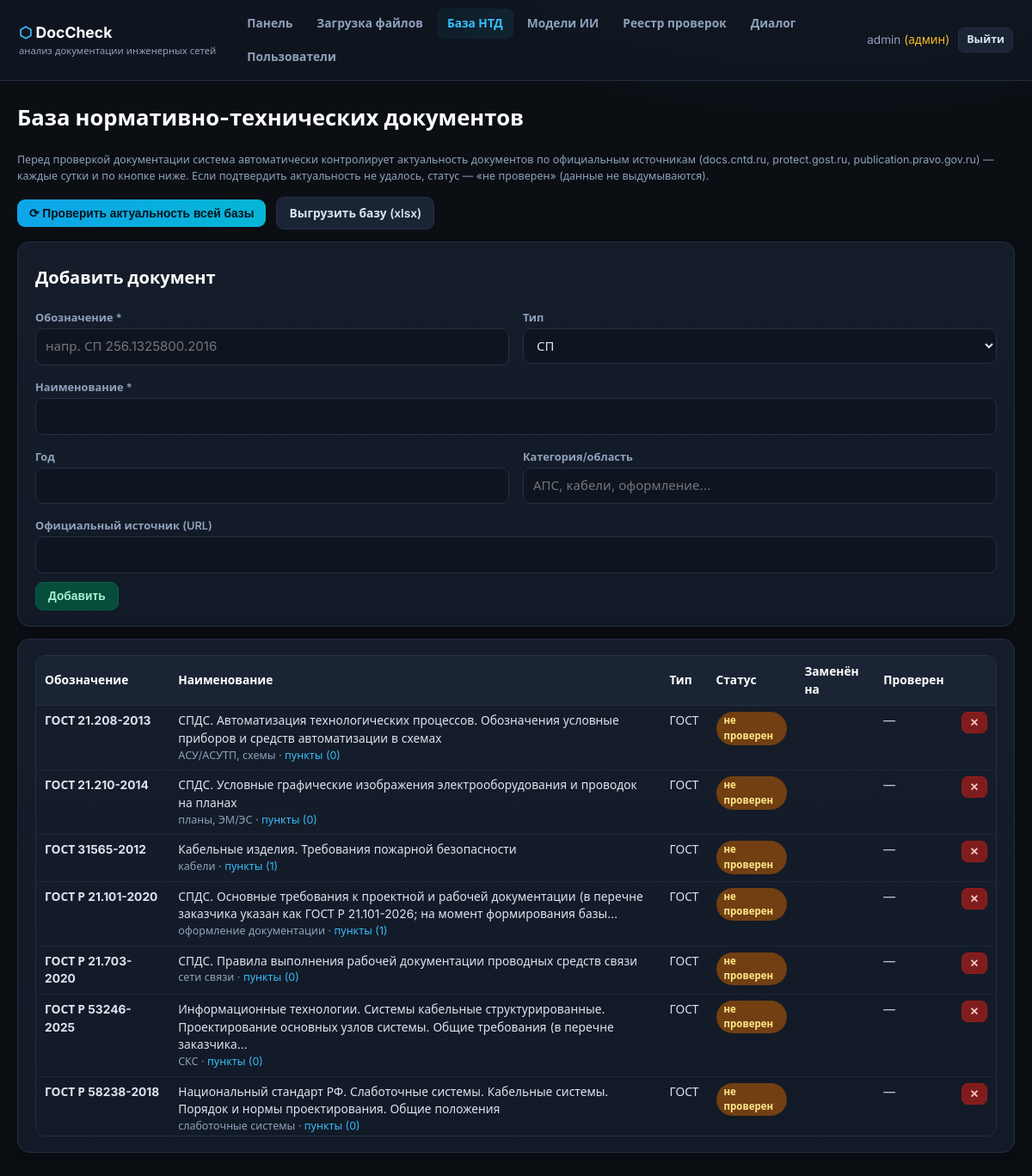
/ntd (signed in), run on the app's committed database.
### app/models.py (models this page shows, shortened)
class User(UserMixin, db.Model):
    __tablename__ = "users"
    id = db.Column(db.Integer, primary_key=True)
    username = db.Column(db.String(64), unique=True, nullable=False)
    full_name = db.Column(db.String(128), default="")
    email = db.Column(db.String(128), default="")
    password_hash = db.Column(db.String(256), nullable=False)
    role = db.Column(db.String(16), default="user")  # admin | user
    is_blocked = db.Column(db.Boolean, default=False)
    created_at = db.Column(db.DateTime, default=utcnow)
    checks = db.relationship("Check", backref="user", lazy="dynamic")
    @property
    def is_active(self):
        return not self.is_blocked
    @property
    def is_admin(self):
        return self.role == "admin"

class NtdDocument(db.Model):
    __tablename__ = "ntd_documents"
    id = db.Column(db.Integer, primary_key=True)
    code = db.Column(db.String(128), unique=True, nullable=False)   # напр. СП 6.13130.2021
    title = db.Column(db.Text, nullable=False)
    doc_type = db.Column(db.String(32), default="СП")               # ФЗ/СП/ГОСТ/ПУЭ/СНиП
    category = db.Column(db.String(64), default="общие")            # область применения
    year = db.Column(db.Integer)
    status = db.Column(db.String(32), default="действует")          # действует/заменен/утратил силу/не проверен
    replaced_by = db.Column(db.String(128), default="")             # чем заменен
    official_source = db.Column(db.String(256), default="")         # URL официального источника
    checked_at = db.Column(db.DateTime)                             # последняя проверка актуальности
    notes = db.Column(db.Text, default="")
    updated_at = db.Column(db.DateTime, default=utcnow, onupdate=utcnow)
    clauses = db.relationship("NtdClause", backref="doc", lazy="dynamic",
                              cascade="all, delete-orphan")

### app/routes/main.py (the view)
@bp.route("/ntd")
@login_required
def ntd():
    docs = NtdDocument.query.order_by(NtdDocument.doc_type, NtdDocument.code).all()
    return render_template("ntd.html", docs=docs)

### app/templates/ntd.html (shortened to what this page needs)
{% extends "base.html" %}
{% block content %}
<h1>База нормативно-технических документов</h1>
<p class="hint mb">Перед проверкой документации система автоматически контролирует актуальность документов
по официальным источникам (docs.cntd.ru, protect.gost.ru, publication.pravo.gov.ru) — каждые сутки и по кнопке ниже.
Если подтвердить актуальность не удалось, статус — «не проверен» (данные не выдумываются).</p>
<div class="flex mb">
  <button class="btn btn-primary" onclick="checkActuality(this)">⟳ Проверить актуальность всей базы</button>
  <a class="btn" href="/api/ntd/export.xlsx">Выгрузить базу (xlsx)</a>
</div>
{% if current_user.is_admin %}
<div class="card mb">
  <h2>Добавить документ</h2>
  <form onsubmit="return addDoc(event)">
    <div class="grid cols-2">
      <div><label>Обозначение *</label><input id="dCode" placeholder="напр. СП 256.1325800.2016" required></div>
      <div><label>Тип</label><select id="dType"><option>СП</option><option>ГОСТ</option><option>ГОСТ Р</option><option>ПУЭ</option><option>ФЗ</option><option>СНиП</option><option>иное</option></select></div>
    </div>
    <label>Наименование *</label><input id="dTitle" required>
    <div class="grid cols-2">
      <div><label>Год</label><input id="dYear" type="number"></div>
      <div><label>Категория/область</label><input id="dCat" placeholder="АПС, кабели, оформление…"></div>
    </div>
    <label>Официальный источник (URL)</label><input id="dUrl">
    <button class="btn btn-ok">Добавить</button>
  </form>
</div>
{% endif %}
<div class="card">
  <div class="table-wrap"><table>
    <tr><th>Обозначение</th><th>Наименование</th><th>Тип</th><th>Статус</th><th>Заменён на</th><th>Проверен</th><th></th></tr>
    {% for d in docs %}
    <tr>
      <td><b>{{ d.code }}</b></td>
      <td>{{ d.title[:140] }}{% if d.title|length > 140 %}…{% endif %}
          <div class="hint">{{ d.category }} · <a href="{{ url_for('main.ntd_clauses', doc_id=d.id) }}">пункты ({{ d.clauses.count() }})</a></div></td>
      <td>{{ d.doc_type }}</td>
      <td>{% if d.status=='действует' %}<span class="badge b-ok">действует</span>
          {% elif d.status=='заменен' %}<span class="badge b-crit">заменен</span>
          {% elif d.status=='утратил силу' %}<span class="badge b-crit">утратил силу</span>
          {% else %}<span class="badge b-warn">не проверен</span>{% endif %}</td>
      <td>{{ d.replaced_by }}</td>
      <td>{{ d.checked_at.strftime('%d.%m.%Y') if d.checked_at else '—' }}</td>
      <td>{% if current_user.is_admin %}
          <button class="btn btn-sm btn-danger" onclick="delDoc({{ d.id }},'{{ d.code }}')">✕</button>{% endif %}</td>
    </tr>
    {% endfor %}
  </table></div>
</div>
{% endblock %}

### app/templates/base.html (shortened to what this page needs)
<!DOCTYPE html>
<html lang="ru">
<head>
<link rel="stylesheet" href="{{ url_for('static', filename='style.css') }}">
</head>
<body class="{% if not current_user.is_authenticated %}login-body{% endif %}">
{% if current_user.is_authenticated %}
<nav class="topbar">
  <div class="brand"><span class="logo">⬡</span> DocCheck <small>анализ документации инженерных сетей</small></div>
  <div class="nav-links">
    <a href="{{ url_for('main.dashboard') }}" class="{{ 'active' if request.endpoint=='main.dashboard' }}">Панель</a>
    <a href="{{ url_for('main.upload_page') }}" class="{{ 'active' if request.endpoint=='main.upload_page' }}">Загрузка файлов</a>
    <a href="{{ url_for('main.ntd') }}" class="{{ 'active' if request.endpoint.startswith('main.ntd') }}">База НТД</a>
    <a href="{{ url_for('main.models') }}" class="{{ 'active' if request.endpoint=='main.models' }}">Модели ИИ</a>
    <a href="{{ url_for('main.history') }}" class="{{ 'active' if request.endpoint=='main.history' }}">Реестр проверок</a>
    <a href="{{ url_for('main.chat_page') }}" class="{{ 'active' if request.endpoint=='main.chat_page' }}">Диалог</a>
    {% if current_user.is_admin %}<a href="{{ url_for('auth.users') }}" class="{{ 'active' if request.endpoint=='auth.users' }}">Пользователи</a>{% endif %}
  </div>
  <div class="nav-user">
    <span class="uname">{{ current_user.username }}{% if current_user.is_admin %} <em>(админ)</em>{% endif %}</span>
    <a class="btn btn-sm" href="{{ url_for('auth.logout') }}">Выйти</a>
  </div>
</nav>
{% endif %}
<main class="container">
  {% block content %}{% endblock %}
</main>
</body>
</html>

### app/static/style.css (style rules this page uses)
:root { --bg:#0b0f14; --bg2:#111722; --panel:#151d2a; --panel2:#1a2434; --line:#243044; --txt:#dbe4f0; --muted:#8fa1bb; --acc:#38bdf8; --acc2:#22d3ee; --ok:#34d399; --warn:#fbbf24; --crit:#f87171; }
* { box-sizing:border-box }
body { margin:0;background:radial-gradient(1200px 600px at 80% -10%, #14283c 0%, var(--bg) 55%) fixed; color:var(--txt);font-family:'Inter',system-ui,sans-serif;font-size:15px;line-height:1.5 }
a { color:var(--acc);text-decoration:none }
h1,h2,h3 { font-weight:700;color:#fff;margin:.4em 0 .8em }
h1 { font-size:1.6rem }
h2 { font-size:1.25rem }
.topbar { display:flex;align-items:center;gap:24px;padding:10px 22px; background:rgba(17,23,34,.85);backdrop-filter:blur(8px);border-bottom:1px solid var(--line); position:sticky;top:0;z-index:50 }
.brand { font-weight:700;font-size:1.1rem;color:#fff;white-space:nowrap }
.brand small { display:block;color:var(--muted);font-weight:400;font-size:.7rem }
.logo { color:var(--acc) }
.nav-links { display:flex;gap:4px;flex-wrap:wrap;flex:1 }
.nav-links a { padding:7px 12px;border-radius:8px;color:var(--muted);font-weight:600;font-size:.86rem }
.nav-links a.active { background:linear-gradient(90deg,#0e3a5233,#155e7533);color:var(--acc) }
.nav-user { display:flex;align-items:center;gap:10px }
.uname { color:var(--muted);font-size:.85rem }
.uname em { color:var(--warn);font-style:normal }
.container { max-width:1200px;margin:24px auto;padding:0 20px }
.grid { display:grid;gap:16px }
.grid.cols-2 { grid-template-columns:repeat(auto-fit,minmax(380px,1fr)) }
.card { background:linear-gradient(180deg,var(--panel),#121a27);border:1px solid var(--line); border-radius:14px;padding:18px 20px;box-shadow:0 8px 24px rgba(0,0,0,.35) }
.btn { display:inline-block;background:var(--panel2);border:1px solid var(--line);color:var(--txt); padding:8px 14px;border-radius:9px;font-weight:600;font-size:.86rem;cursor:pointer }
.btn-primary { background:linear-gradient(90deg,#0ea5e9,#06b6d4);border:none;color:#04121c }
.btn-danger { background:#7f1d1d;border-color:#991b1b;color:#fecaca }
.btn-ok { background:#064e3b;border-color:#065f46;color:#a7f3d0 }
.btn-sm { padding:4px 9px;font-size:.78rem;border-radius:7px }
input,select,textarea { width:100%;background:#0e1520;border:1px solid var(--line);color:var(--txt); border-radius:9px;padding:9px 11px;font:inherit;margin-bottom:10px }
label { display:block;color:var(--muted);font-size:.8rem;font-weight:600;margin:6px 0 3px }
table { width:100%;border-collapse:collapse;font-size:.86rem }
th { background:var(--panel2);color:#fff;text-align:left;padding:8px 10px;border-bottom:1px solid var(--line);position:sticky;top:0 }
td { padding:7px 10px;border-bottom:1px solid #1c2637;vertical-align:top }
.table-wrap { max-height:560px;overflow:auto;border:1px solid var(--line);border-radius:12px }
.badge { display:inline-block;padding:2px 9px;border-radius:20px;font-size:.72rem;font-weight:700 }
.b-warn { background:#713f12;color:#fde68a }
.hint { color:var(--muted);font-size:.78rem }
.flex { display:flex;gap:12px;flex-wrap:wrap;align-items:center }
.mb { margin-bottom:14px }

### data on the page
User: username "admin"
NtdDocument: code "ГОСТ 21.208-2013", title "СПДС. Автоматизация технологических процессов. Обозначения условные приборов и средств автоматизации в схемах", category "АСУ/АСУТП, схемы", clauses.count "0", doc_type "ГОСТ", status "не проверен", checked_at "—"
NtdDocument: code "ГОСТ 21.210-2014", title "СПДС. Условные графические изображения электрооборудования и проводок на планах", category "планы, ЭМ/ЭС", clauses.count "0", doc_type "ГОСТ", status "не проверен", checked_at "—"
NtdDocument: code "ГОСТ 31565-2012", title "Кабельные изделия. Требования пожарной безопасности", category "кабели", clauses.count "1", doc_type "ГОСТ", status "не проверен", checked_at "—"
NtdDocument: code "ГОСТ Р 21.101-2020", title "СПДС. Основные требования к проектной и рабочей документации (в перечне заказчика указан как ГОСТ Р 21.101-2026; на момент формирования базы", category "оформление документации", clauses.count "1", doc_type "ГОСТ", status "не проверен", checked_at "—"
NtdDocument: code "ГОСТ Р 21.703-2020", title "СПДС. Правила выполнения рабочей документации проводных средств связи", category "сети связи", clauses.count "0", doc_type "ГОСТ", status "не проверен", checked_at "—"
NtdDocument: code "ГОСТ Р 53246-2025", title "Информационные технологии. Системы кабельные структурированные. Проектирование основных узлов системы. Общие требования (в перечне заказчика", category "СКС", clauses.count "0", doc_type "ГОСТ", status "не проверен", checked_at "—"
NtdDocument: code "ГОСТ Р 58238-2018", title "Национальный стандарт РФ. Слаботочные системы. Кабельные системы. Порядок и нормы проектирования. Общие положения", category "слаботочные системы", clauses.count "0", doc_type "ГОСТ", status "не проверен", checked_at "—"
